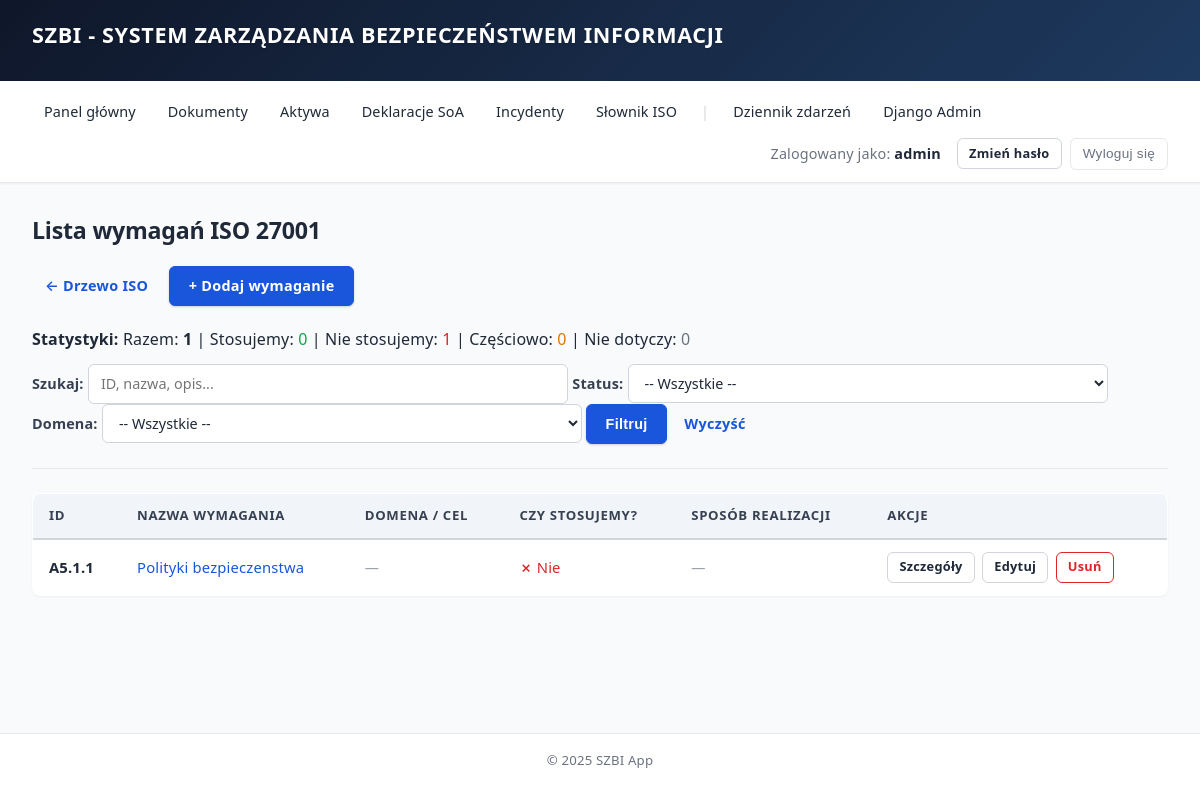
Screenshot of /slownik/wymagania/ (signed in) with the database file from the repository.
### dictionary/models.py (models this page shows, shortened)
class ISORequirement(models.Model):
    STATUS_CHOICES = [
        ('yes', 'Tak'),
        ('no', 'Nie'),
        ('partial', 'Częściowo'),
        ('not_applicable', 'Nie dotyczy'),
    ]
    objective = models.ForeignKey(
        ISOObjective,
        on_delete=models.CASCADE,
        related_name='requirements',
        verbose_name="Cel wymagań",
        null=True,
        blank=True,
    )
    iso_id = models.CharField(
        max_length=20,
        unique=True,
        verbose_name="ID wymagania",
        help_text="Identyfikator zgodny z ISO 27001, np. A.5.1.1"
    )
    name = models.CharField(
        max_length=500,
        verbose_name="Nazwa wymagania"
    )
    description = models.TextField(
        blank=True,
        verbose_name="Opis wymagania"
    )
    is_applied = models.CharField(
        max_length=20,
        choices=STATUS_CHOICES,
        default='no',
        verbose_name="Czy stosujemy?"
    )
    implementation_method = models.TextField(
        blank=True,
        verbose_name="Sposób realizacji / Dokument referencyjny",
        help_text="Opis sposobu realizacji wymagania lub odniesienie do dokumentu"
    )
    notes = models.TextField(
        blank=True,
        verbose_name="Uwagi"
    )
    created_at = models.DateTimeField(
        auto_now_add=True,
        verbose_name="Data utworzenia"
    )
    updated_at = models.DateTimeField(
        auto_now=True,
        verbose_name="Data modyfikacji"
    )
    created_by = models.ForeignKey(
        User,
        on_delete=models.SET_NULL,
        null=True,
        blank=True,
        related_name='created_iso_requirements',
        verbose_name="Utworzył"
    )
    updated_by = models.ForeignKey(
        User,
        on_delete=models.SET_NULL,
        null=True,
        blank=True,
        related_name='updated_iso_requirements',
        verbose_name="Zmodyfikował"
    )
    class Meta:
        verbose_name = "Wymaganie ISO"
        verbose_name_plural = "Wymagania ISO"
        ordering = ['iso_id']

### dictionary/views.py (the view, shortened to what this page needs)
# urls.py: path('wymagania/', views.iso_requirement_list, name='iso_requirement_list'),
@login_required
@dictionary_permission_required
def iso_requirement_list(request):
    requirements = ISORequirement.objects.select_related('objective__domain').all()
    search = request.GET.get('search', '')
    status_filter = request.GET.get('status', '')
    domain_filter = request.GET.get('domain', '')
    if status_filter:
        requirements = requirements.filter(is_applied=status_filter)
    if domain_filter:
        requirements = requirements.filter(objective__domain_id=domain_filter)
    paginator = Paginator(requirements, 25)
    page = request.GET.get('page')
    requirements = paginator.get_page(page)
    domains = ISODomain.objects.all()
    stats = {
        'total': ISORequirement.objects.count(),
        'applied': ISORequirement.objects.filter(is_applied='yes').count(),
        'not_applied': ISORequirement.objects.filter(is_applied='no').count(),
        'partial': ISORequirement.objects.filter(is_applied='partial').count(),
        'not_applicable': ISORequirement.objects.filter(is_applied='not_applicable').count(),
    }
    return render(request, 'dictionary/iso_requirement_list.html', {
        'requirements': requirements,
        'search': search,
        'status_filter': status_filter,
        'domain_filter': domain_filter,
        'domains': domains,
        'stats': stats,
        'status_choices': ISORequirement.STATUS_CHOICES,
    })

### dictionary/views.py (called while the page is built, shortened)
def has_dictionary_permission(user):
    if user.is_superuser or user.is_staff:
        return True

def dictionary_permission_required(view_func):
    @wraps(view_func)
    def wrapper(request, *args, **kwargs):
        if not has_dictionary_permission(request.user):
            return redirect('core:dashboard_access_denied')
        return view_func(request, *args, **kwargs)
    return wrapper

### templates/dictionary/iso_requirement_list.html (shortened to what this page needs)
{% extends 'base.html' %}
{% block content %}
<h2>Lista wymagań ISO 27001</h2>
<p class="actions">
    <a href="{% url 'dictionary:iso_tree' %}" class="btn btn-ghost">← Drzewo ISO</a>
    <a href="{% url 'dictionary:iso_requirement_create' %}" class="btn">+ Dodaj wymaganie</a>
</p>
<p>
    <strong>Statystyki:</strong>
    Razem: <strong>{{ stats.total }}</strong> |
    Stosujemy: <strong class="status-applied">{{ stats.applied }}</strong> |
    Nie stosujemy: <strong class="status-not-applied">{{ stats.not_applied }}</strong> |
    Częściowo: <strong class="status-partial">{{ stats.partial }}</strong> |
    Nie dotyczy: <strong class="status-not-applicable">{{ stats.not_applicable }}</strong>
</p>
<form method="get">
    <label for="search">Szukaj:</label>
    <input type="text" id="search" name="search" value="{{ search }}" placeholder="ID, nazwa, opis...">
    <label for="status">Status:</label>
    <select id="status" name="status">
        <option value="">-- Wszystkie --</option>
    </select>
    <label for="domain">Domena:</label>
    <select id="domain" name="domain">
        <option value="">-- Wszystkie --</option>
    </select>
    <button type="submit">Filtruj</button>
    <a href="{% url 'dictionary:iso_requirement_list' %}" class="btn btn-ghost">Wyczyść</a>
</form>
<hr>
{% if requirements %}
<table>
    <thead>
        <tr>
            <th>ID</th>
            <th>Nazwa wymagania</th>
            <th>Domena / Cel</th>
            <th>Czy stosujemy?</th>
            <th>Sposób realizacji</th>
            <th>Akcje</th>
        </tr>
    </thead>
    <tbody>
        {% for req in requirements %}
        <tr>
            <td><strong>{{ req.iso_id }}</strong></td>
            <td>
                <a href="{% url 'dictionary:iso_requirement_detail' req.pk %}">{{ req.name }}</a>
            </td>
            <td>
                {% if req.objective %}
                    <small>{{ req.objective.domain.code }} → {{ req.objective.code }}</small>
                {% else %}
                    <em class="status-muted">—</em>
                {% endif %}
            </td>
            <td>
                {% if req.is_applied == 'yes' %}
                    <span class="status-applied">✓ Tak</span>
                {% elif req.is_applied == 'no' %}
                    <span class="status-not-applied">✗ Nie</span>
                {% elif req.is_applied == 'partial' %}
                    <span class="status-partial">◐ Częściowo</span>
                {% else %}
                    <span class="status-not-applicable">N/D</span>
                {% endif %}
            </td>
            <td>
                {% if req.implementation_method %}
                    {{ req.implementation_method|truncatewords:20 }}
                {% else %}
                    <em class="status-muted">—</em>
                {% endif %}
            </td>
            <td>
                <a href="{% url 'dictionary:iso_requirement_detail' req.pk %}" class="btn btn-outline btn-sm">Szczegóły</a>
                <a href="{% url 'dictionary:iso_requirement_update' req.pk %}" class="btn btn-outline btn-sm">Edytuj</a>
                <a href="{% url 'dictionary:iso_requirement_delete' req.pk %}" class="btn btn-outline-danger btn-sm">Usuń</a>
            </td>
        </tr>
        {% endfor %}
    </tbody>
</table>
{% else %}
<p><em>Brak wymagań spełniających kryteria. <a href="{% url 'dictionary:iso_requirement_create' %}" class="btn">Dodaj pierwsze wymaganie</a>.</em></p>
{% endif %}
{% endblock %}

### templates/base.html (shortened to what this page needs)
{% load static %}
<!DOCTYPE html>
<html lang="pl">
<head>
    <link rel="stylesheet" href="{% static 'css/style.css' %}">
</head>
<body>
    <header>
        <h1>SZBI - System Zarządzania Bezpieczeństwem Informacji</h1>
    </header>
    <nav>
        {% if user.is_authenticated %}
            <a href="{% url 'core:dashboard' %}">Panel główny</a>
            <a href="/documents/">Dokumenty</a>
            <a href="/aktywa/">Aktywa</a>
            <a href="/deklaracje/">Deklaracje SoA</a>
            <a href="/incydenty/">Incydenty</a>
            <a href="/slownik/">Słownik ISO</a>
            {% if user.is_staff %}
                <span class="nav-separator">|</span>
                <a href="{% url 'core:activity_log_list' %}">Dziennik zdarzeń</a>
                <a href="/admin/">Django Admin</a>
            {% endif %}
            <span>Zalogowany jako: <strong>{{ user.username }}</strong></span>
            <a href="{% url 'core:password_change' %}" class="btn btn-sm btn-outline" style="margin-left: 0.5rem;">Zmień hasło</a>
            <form method="post" action="{% url 'logout' %}">
                <button type="submit">Wyloguj się</button>
            </form>
        {% else %}
            <a href="{% url 'login' %}">Zaloguj się</a>
        {% endif %}
    </nav>
    <main>
        {% block content %}
        {% endblock %}
    </main>
    <footer>
        <p>&copy; 2025 SZBI App</p>
    </footer>
</body>
</html>

### rows the page displays
ISORequirement: iso_id "A5.1.1", name "Polityki bezpieczenstwa", is_applied "✗ Nie"

### other values shown
{{ user.username }} "admin"
{{ stats.total }} "1"
{{ stats.applied }} "0"
{{ stats.not_applied }} "1"
{{ stats.partial }} "0"
{{ stats.not_applicable }} "0"
